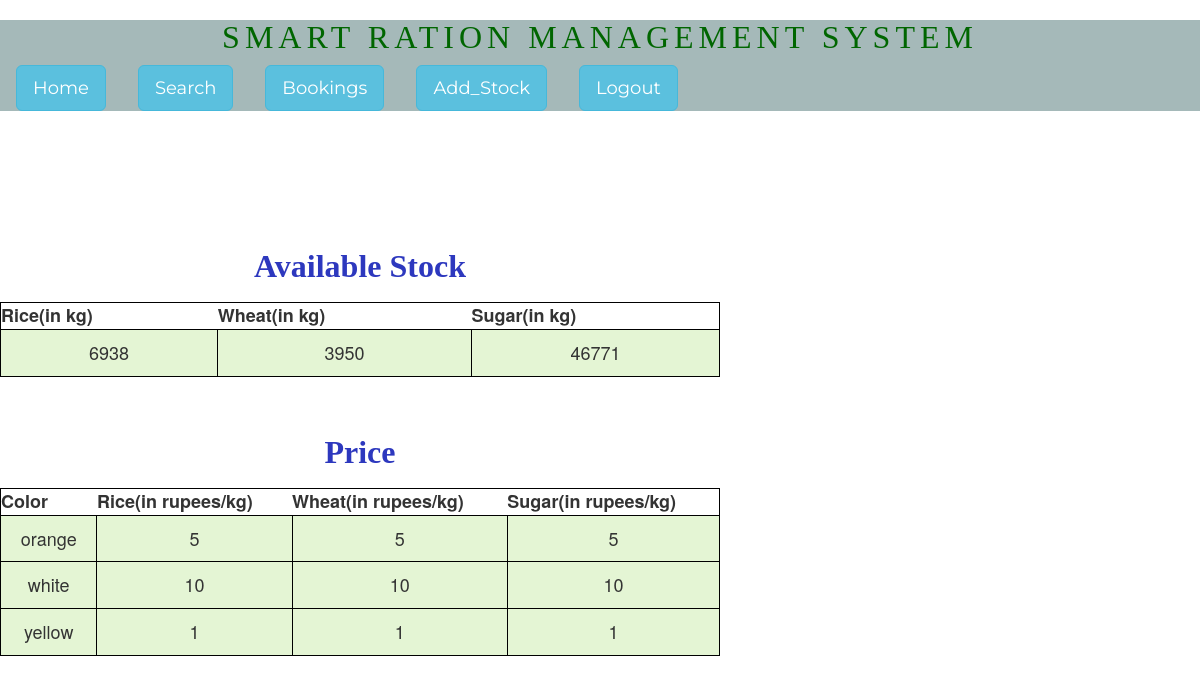
The app's page /adminpage.php (signed in) with its own data.
### tables this page shows
CREATE TABLE `price` (
  `color` varchar(10) NOT NULL,
  `rice` int(3) NOT NULL,
  `wheat` int(3) NOT NULL,
  `sugar` int(3) NOT NULL
);

### adminpage.php (the view, shortened to what this page needs)
<!DOCTYPE html>
<html lang="en">
<head>
  <link rel="stylesheet" href="adminpage.css" />
</head>
<body>
<?php include 'header.php'; ?>
  <div class="a">
    <?php
    $user = 'root';
    $password = '';
    $database = 'DBMS';
    $servername = 'localhost:3306';
    $mysqli = new mysqli($servername, $user,
      $password, $database);
    $sql = " SELECT sum(rice) as 'rice',sum(wheat)as 'wheat',sum(sugar)as 'sugar' FROM `remain_stock`; ";
    $result = $mysqli->query($sql);
    $sql1="SELECT * FROM `price` ";
    $result1 = $mysqli->query($sql1);
    ?>
    <!DOCTYPE html>
    <html lang="en">
    <head>
    </head>
    <body>
      <section>
      <table align="center">
          <caption>
            <h1><b><blink>Available Stock</blink></b></h1>
          </caption>
          <tr>
            <th>Rice(in kg)</th>
            <th>Wheat(in kg)</th>
            <th>Sugar(in kg)</th>
          </tr>
          <?php
          while ($rows = $result->fetch_assoc()) {
          ?>
          <tr>
            <td>
              <?php echo $rows['rice']; ?>
            </td>
            <td>
              <?php echo $rows['wheat']; ?>
            </td>
            <td>
              <?php echo $rows['sugar']; ?>
            </td>
          </tr>
          <?php
          }
          ?>
        </table>
        <table align="center">
          <caption>
            <h1><blink>Price</blink></h1>
          </caption>
          <tr>
          <th>Color</th>
            <th>Rice(in rupees/kg)</th>
            <th>Wheat(in rupees/kg)</th>
            <th>Sugar(in rupees/kg)</th>
          </tr>
          <?php
          while ($rows = $result1->fetch_assoc()) {
          ?>
          <tr>
            <td>
              <?php echo $rows['color']; ?>
            </td>
            <td>
              <?php echo $rows['rice']; ?>
            </td>
            <td>
              <?php echo $rows['wheat']; ?>
            </td>
            <td>
              <?php echo $rows['sugar']; ?>
            </td>
          </tr>
          <?php
          }
          ?>
        </table>
      </section>
    </body>
    </html>
  </div>
</body>
</html>

### adminpage.css (style rules this page uses)
* { margin: 0px; padding: 0px; }

### adminpage.php (style rules this page uses)
.a { display: inline-block; padding-top: 5em; width: 50%; height: 50em; }
table { margin: 5% auto; font-size: large; border: 1px solid black; width: 40em; align:center; }
h1 { text-align: center; color: #006600; font-size: xx-large; font-family: 'Gill Sans', 'Gill Sans MT', ' Calibri', 'Trebuchet MS', 'sans-serif'; }
td { background-color: #E4F5D4; border: 1px solid black; }
td { font-weight: bold; border: 1px solid black; padding: 10px; text-align: center; }
td { font-weight: lighter; }
blink { color: #2d38be; font-weight: bold; animation: blinker 1s linear infinite; }

### records on screen
price: color "orange", rice "5", wheat "5", sugar "5"
price: color "white", rice "10", wheat "10", sugar "10"
price: color "yellow", rice "1", wheat "1", sugar "1"

### other values on screen
$rows['rice'] "6938"
$rows['wheat'] "3950"
$rows['sugar'] "46771"
